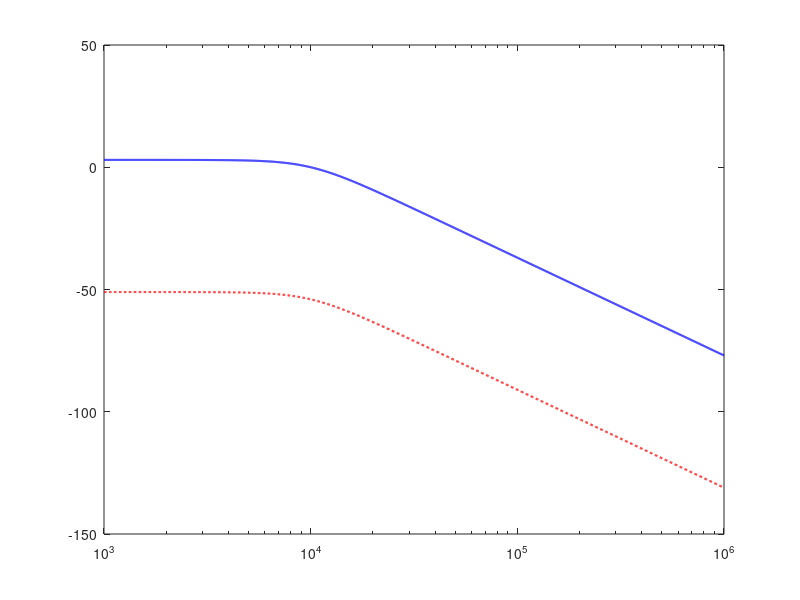

Write the MATLAB code that produced this figure. (Note: this script raises an error after producing the figure.)
% compare_sallen_key.m
clear; clc; close all;

%% Parameters
f0  = 10007.409623332;        % cutoff frequency [Hz]
Q   = 0.70690445676755;       
w0  = 2*pi*f0;                % natural radian freq

GBW = 8e6;                    % OP27 gain-bandwidth [Hz]
wt  = 2*pi*GBW;               % OP27 pole [rad/s]
A0  = 1e5;                    % OP27 DC open-loop gain

K   = 1 + 8.28/20;            % DC closed-loop gain = 1.414

%% 1) Ideal SK transfer function
numI = K * [     w0^2 ];
denI =      [1  w0/Q    w0^2];
sysIdeal = tf(numI, denI);

%% 2) Real SK closed-loop with finite GBW
% Open-loop op-amp A(s) = A0 / (1 + s/omega_t)
sysOL = tf([A0], [1 wt]);

% Passive unity-gain 2nd-order network (as seen by the op-amp)
sysPass = tf([    w0^2], [1  w0/Q   w0^2]);

% Forward path: K (gain block) -> passive 2nd-order -> op-amp OL
sysForward = series(sysPass, K);
sysLoop    = series(sysOL, sysForward);

% Close the loop around unity feedback
sysReal = feedback(sysLoop, 1);

%% 3) Frequency sweep & dB difference
f     = logspace(3, 6, 2000);   % 1 kHz -> 1 MHz
w     = 2*pi*f;

[magI, ~] = bode(sysIdeal, w);  magI = squeeze(magI);
[magR, ~] = bode(sysReal,  w);  magR = squeeze(magR);

dB_I    = 20*log10(magI);
dB_R    = 20*log10(magR);
dB_diff = abs(dB_R - dB_I);

%% --- Find first ≥0.5 dB deviation **above** 2*f0 ------------------
mask = (f > 2*f0) & (dB_diff >= 0.5);
idxList = find(mask);
if isempty(idxList)
    fprintf('No ≥0.5 dB deviation up to %.0f kHz.\n', f(end)/1e3);
    f_break = NaN;
else
    idx = idxList(1);          % first index
    if idx > numel(f)
        idx = numel(f);        % safety clamp
    end
    f_break = f(idx);
    fprintf('First ≥0.5 dB deviation at f = %.0f Hz\n', f_break);
end

%% 4) Plot
figure('Color','w','Position',[200 200 700 400]);
semilogx(f, dB_I, 'b-', 'LineWidth',1.5); hold on
semilogx(f, dB_R, 'r--','LineWidth',1.5);

if ~isnan(f_break)
    xline(f_break,'k--',sprintf('0.5 dB @ %.0f Hz',f_break), ...
          'LabelVerticalAlignment','bottom',...
          'LabelHorizontalAlignment','right');
end

grid on;
xlabel('Frequency (Hz)');
ylabel('Magnitude (dB)');
title('Ideal vs Real Sallen–Key (with OP27 GBW)');
legend('Ideal SK','Real SK','Location','SouthWest');
